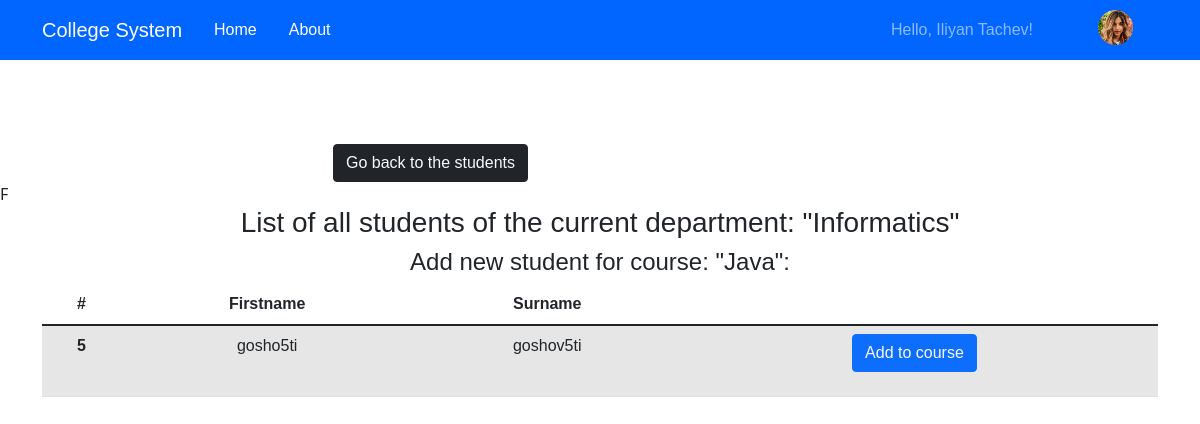
Page /addButtonHandler.php?command=addStudentToCourse&courseid=1 (signed in) on the earlier database version.
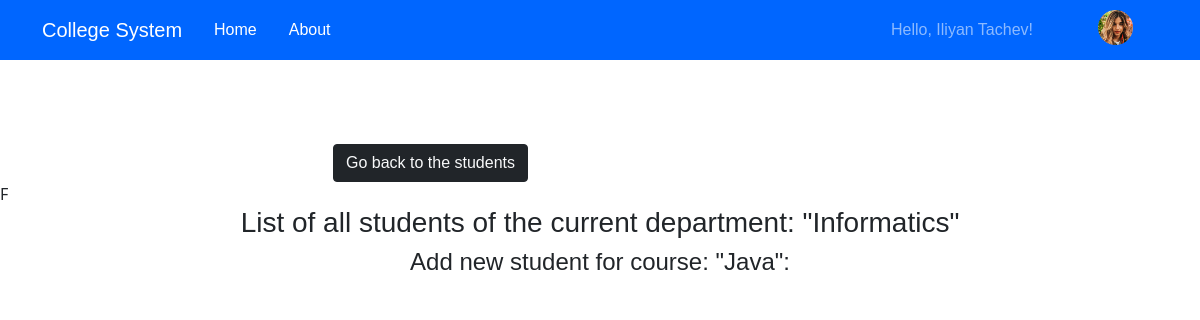
Same page on the later database version.
### tables this page shows
CREATE TABLE `users` (
  `id` int(10) NOT NULL,
  `firstname` varchar(255) NOT NULL,
  `surname` varchar(255) NOT NULL,
  `username` varchar(255) NOT NULL,
  `password` varchar(255) NOT NULL,
  `role` varchar(255) NOT NULL,
  `department` int(11) NOT NULL,
  `faculty` int(11) NOT NULL,
  `rector_flag` tinyint(1) DEFAULT NULL
);

### addButtonHandler.php (the view, shortened to what this page needs)
<?php
include("./includes/connection.php");
?>
<!DOCTYPE html>
<html>
<head>
    <?php include("includes/header_links.php"); ?>
</head>
<body>
<?php
    include("includes/header_navigation.php");
    $course_name = "";
    $sql = "select name from courses where id=$_GET[courseid] limit 1";
    $result=mysqli_query($connect, $sql);
    if($result_row=mysqli_fetch_assoc($result)) $course_name = $result_row['name'];
    $department_name="";
    $sql = "select d.name from departments as d left join courses as c on c.department=d.id where c.id=$_GET[courseid] limit 1";
    $result=mysqli_query($connect, $sql);
    if($result_row=mysqli_fetch_assoc($result)) $department_name = $result_row['name'];
?>
<div class="container">
    <div class="container" style="max-width: 50%;">
        <button class="btn btn-dark"><a href="<?=$_SESSION['previous_url']?>" class="text-light">Go back to the students</a></button>
    </div>
</div>F
<div class="container" style="text-align:center;">
    <h3>List of all students of the current department: "<?=$department_name?>"</h3>
    <h4>Add new student for course: "<?=$course_name?>": </h4>
    <?php
    $list_of_students = [];
    $sql1="SELECT c.department from courses as c where c.id='$_GET[courseid]'";
    $result1=mysqli_query($connect, $sql1);
    $row1=mysqli_fetch_assoc($result1);
    $current_department = $row1['department'];
    $sql="SELECT id,firstname,surname from users where role='student' and department='$current_department'";
    $result=mysqli_query($connect, $sql);
    while($row=mysqli_fetch_assoc($result)){
        $sql2="select * from students_courses where course_id='$_GET[courseid]' and student_id='$row[id]'";
        $result2=mysqli_query($connect, $sql2);
        $row2=mysqli_fetch_assoc($result2);
        if(!$row2) {
            $list_of_students[]=array($row['id'], $row['firstname'], $row['surname']);
        }
    }
    printStudentsList($list_of_students);
    ?>
</div>
</body>
</html>
<?php
    function printStudentsList($list_of_students){
        $buttons=array(
                "addStudentToCourse"=>array("color"=>"primary","label"=>"Add to course")
        );
        if(!empty($list_of_students)) {
            $_SESSION['previous_url'] = $_SERVER['REQUEST_URI']; ?>
            <table class="table table-striped">
                <thead>
                <tr>
                    <th scope="col">#</th>
                    <th scope="col">Firstname</th>
                    <th scope="col">Surname</th>
                </tr>
                </thead>
                <tbody>
                <?php
            foreach($list_of_students as $student) {
                $i=0;
                foreach ($student as $attr) {
                   if($i==0) echo "<tr><th scope=\"row\">" . $attr . "</th>";
                   else echo "<td>" . $attr . "</td>";
                    $i++;
                } ?>
                <td>
                    <p style = "line-height:1.4">
                        <?php
                        foreach($buttons as $button_command=>$button_attributes){
                            echo '<button command-attr="'. $button_command .'" style="margin-right:10px;" id="'. $student[0] .'" class="btn btn-'. $button_attributes['color'] .'"><a href="/College/update_handler.php?command='. $button_command .'&id=' . $student[0] . '" class="text-light">' . $button_attributes['label'] . '</a></button>';
                        }
                        ?>
                    </p>
                </td>
                </tr>
                <?php
            } ?>
                </tbody>
            </table>
            <?php
        }
    }
?>

Differences in the rows shown:
removed users: id "5", firstname "gosho5ti", surname "goshov5ti", label "Add to course"
Other differences:
text no longer shown: "# Firstname Surname"
